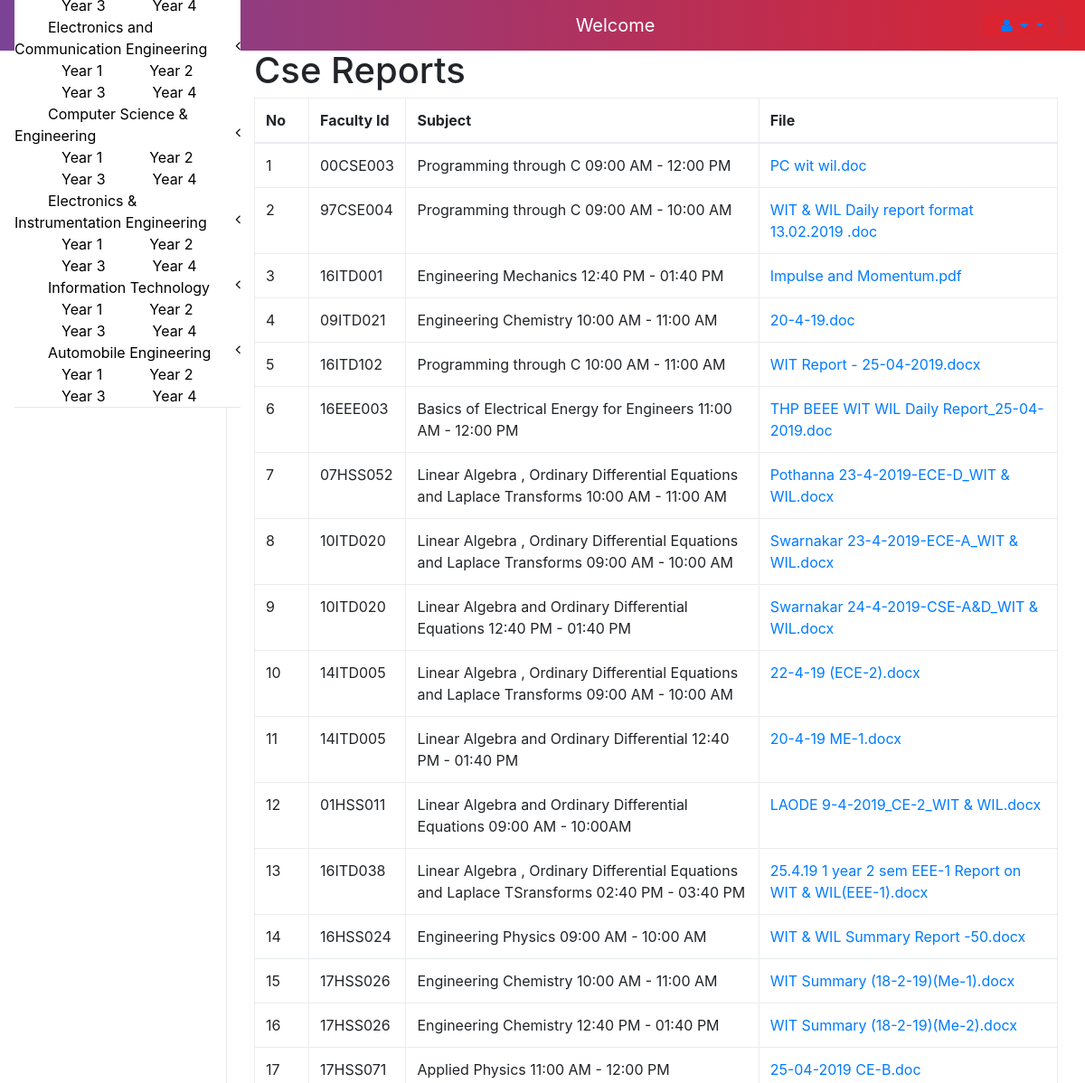
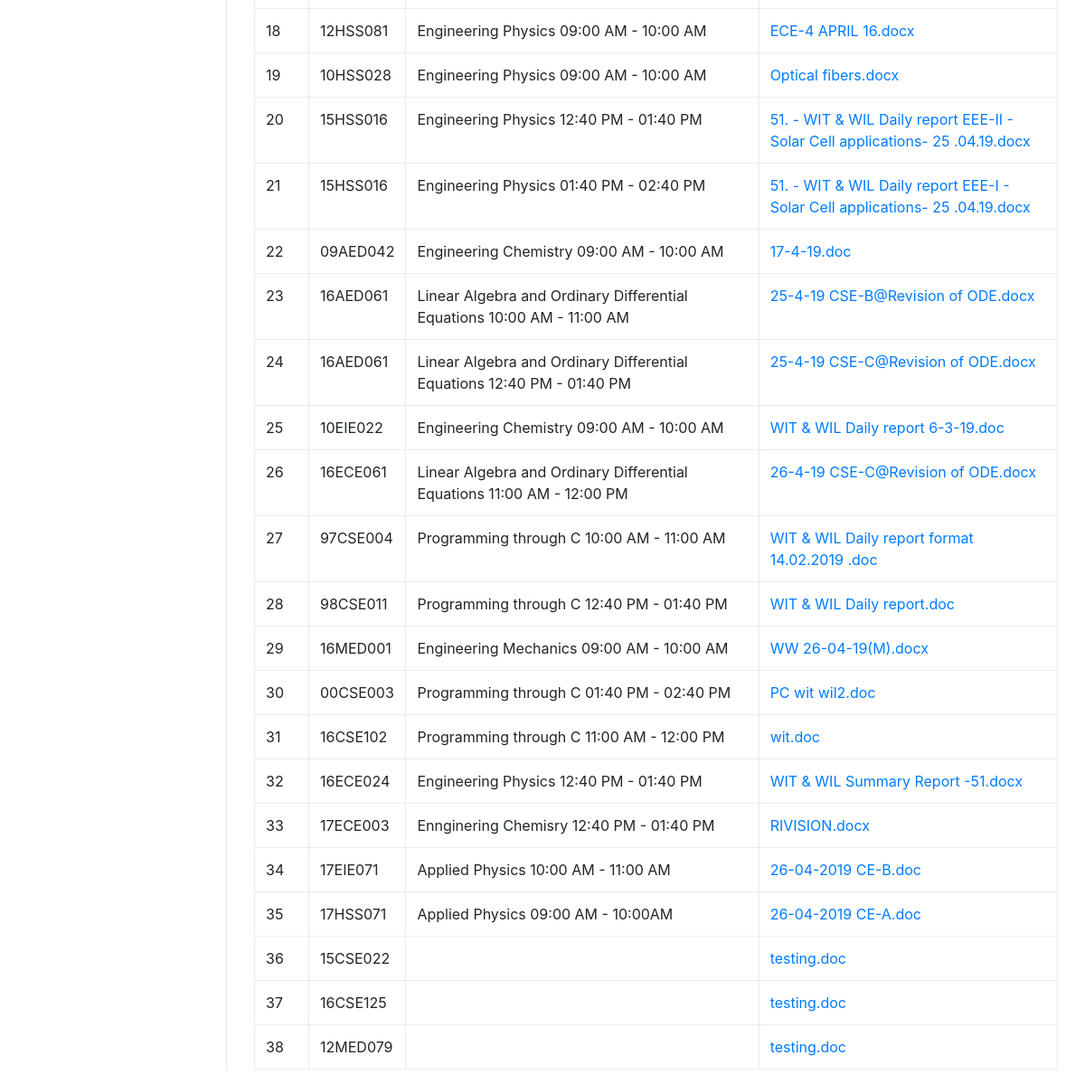
/managementdashboard/cse.php, run on the app's committed database (2 pictures, top to bottom).
### tables this page shows
CREATE TABLE `presentation` (
  `id` int(10) NOT NULL,
  `file` longblob NOT NULL,
  `fid` varchar(50) NOT NULL,
  `subject` varchar(200) NOT NULL,
  `date` date NOT NULL
);

### managementdashboard/cse.php (the view, shortened to what this page needs)
<!DOCTYPE html>
<html lang="en">
<head>
    <link href="../vendor/bootstrap/css/bootstrap.min.css" rel="stylesheet">
    <link href="../vendor/metisMenu/metisMenu.min.css" rel="stylesheet">
    <link href="../dist/css/sb-admin-2.css" rel="stylesheet">
    <link href="../vendor/morrisjs/morris.css" rel="stylesheet">
    <link href="../vendor/font-awesome/css/font-awesome.min.css" rel="stylesheet" type="text/css">
</head>
<body id="grad1">
<div id="wrapper" >
        <nav class="navbar navbar-default navbar-static-top" role="navigation" style="margin-bottom: 0" id="grad2">
             <a class="navbar-brand" > <strong><font color="white">VNR VJIET- WIT & WIL &nbsp; &nbsp; &nbsp;</strong></font></a>
            <a class="navbar-brand" > &nbsp;&nbsp;<font size="" color="white">Welcome  </font>
           </a> <ul class="nav navbar-top-links navbar-right" id="grad2">
                <li class="dropdown" id="grad3">
                    <a class="dropdown-toggle" data-toggle="dropdown" href="#">
                        <i class="fa fa-user fa-fw"></i> <i class="fa fa-caret-down"></i>
                    </a>
                </li>
            </ul>
            <div class="navbar-default sidebar" role="navigation" id="grad1">
                <div class="sidebar-nav navbar-collapse" id="grad1">
                    <ul class="nav" id="side-menu" id="grad1">
                        <li>
                            <ul  class="nav nav-second-level">
								<li>
									<ul class="nav nav-third-level">
                                        <li>
                                            <a href="#"> <font color="black">Year 3</a></font>
                                        </li>
                                        <li>
                                            <a href="#"> <font color="black">Year 4</a></font>
                                        </li>
                                    </ul>
                                </li>
                                <li>
                                    <a href="#"><font color="black">Electronics and Communication Engineering<span class="fa arrow"></a></font>
									<ul class="nav nav-third-level">
                                         <li>
                                            <a href="#"> <font color="black">Year 1</a></font>
                                        </li>
                                        <li>
                                            <a href="#"> <font color="black">Year 2</a></font>
                                        </li>
                                        <li>
                                            <a href="#"> <font color="black">Year 3</a></font>
                                        </li>
                                        <li>
                                            <a href="#"> <font color="black">Year 4</a></font>
                                        </li>
                                    </ul>
                                </li>
								<li>
                                    <a href="#"><font color="black">Computer Science & Engineering<span class="fa arrow"></a></font>
									<ul class="nav nav-third-level">
                                         <li>
                                            <a href="#"> <font color="black">Year 1</a></font>
                                        </li>
                                        <li>
                                            <a href="#"> <font color="black">Year 2</a></font>
                                        </li>
                                        <li>
                                            <a href="#"> <font color="black">Year 3</a></font>
                                        </li>
                                        <li>
                                            <a href="#"> <font color="black">Year 4</a></font>
                                        </li>
                                    </ul>
                                </li>
                                <li>
                                    <a href="#"><font color="black">Electronics & Instrumentation Engineering<span class="fa arrow"></a></font>
									<ul class="nav nav-third-level">
                                         <li>
                                            <a href="#"> <font color="black">Year 1</a></font>
                                        </li>
                                        <li>
                                            <a href="#"> <font color="black">Year 2</a></font>
                                        </li>
                                        <li>
                                            <a href="#"> <font color="black">Year 3</a></font>
                                        </li>
                                        <li>
                                            <a href="#"> <font color="black">Year 4</a></font>
                                        </li>
                                    </ul>
                                </li>
								<li>
                                    <a href="#"><font color="black">Information Technology<span class="fa arrow"></a></font>
									<ul class="nav nav-third-level">
                                         <li>
                                            <a href="#"> <font color="black">Year 1</a></font>
                                        </li>
                                        <li>
                                            <a href="#"> <font color="black">Year 2</a></font>
                                        </li>
                                        <li>
                                            <a href="#"> <font color="black">Year 3</a></font>
                                        </li>
                                        <li>
                                            <a href="#"> <font color="black">Year 4</a></font>
                                        </li>
                                    </ul>
                                </li>
                                <li>
                                    <a href="#"><font color="black">Automobile Engineering<span class="fa arrow"></a></font>
									<ul class="nav nav-third-level">
                                         <li>
                                            <a href="#"> <font color="black">Year 1</a></font>
                                        </li>
                                        <li>
                                            <a href="#"> <font color="black">Year 2</a></font>
                                        </li>
                                        <li>
                                            <a href="#"> <font color="black">Year 3</a></font>
                                        </li>
                                        <li>
                                            <a href="#"> <font color="black">Year 4</a></font>
                                        </li>
                                    </ul>
                                </li>
                            </ul>
                        </li>
                    </ul>
                </div>
            </div>
        </nav>
        <div id="page-wrapper">
            <div class="row">
                <div class="col-lg-12">
                    <h1 class="page-header">Cse Reports</h1>
                </div>
            </div>
		<table class="table table-bordered">
              <thead>
                <tr>
                  <th width="60px"> No</th>
				  <th>Faculty Id</th>
                  <th>Subject</th>
                  <th>File</th>
                </tr>
              </thead>
              <tbody>
			  <?php
	$con = mysqli_connect('localhost','root','');
	mysqli_select_db($con,'timetable');
			    $no=1;
				$result = mysqli_query($con,"SELECT * FROM presentation");
				while($data = mysqli_fetch_object($result) ):
			  ?>
                <tr>
				  <td><?php echo $no;?></td>
                  <td><?php echo $data->fid ?></td>
                  <td><?php echo $data->subject?></td>
				  <td><a href="download.php" target="new"><?php echo $data->file?></a></td>
                </tr>
			  <?php
				$no++;
				endwhile;
			  ?>
              </tbody>
		</table>
         </div>
    </div>
</body>
</html>

### managementdashboard/cse.php (style rules this page uses)
#grad1 { background-color: white; }
#grad2 { background: linear-gradient(to right,#7b4397 0%,#dc2430 100%); }
#grad3 { background-color:#dc2430; }

### data on the page
presentation: fid "00CSE003", subject "Programming through C 09:00 AM - 12:00 PM", file "PC wit wil.doc"
presentation: fid "97CSE004", subject "Programming through C 09:00 AM - 10:00 AM", file "WIT & WIL Daily report format 13.02.2019 .doc"
presentation: fid "16ITD001", subject "Engineering Mechanics 12:40 PM - 01:40 PM", file "Impulse and Momentum.pdf"
presentation: fid "09ITD021", subject "Engineering Chemistry 10:00 AM - 11:00 AM", file "20-4-19.doc"
presentation: fid "16ITD102", subject "Programming through C 10:00 AM - 11:00 AM", file "WIT Report - 25-04-2019.docx"
presentation: fid "16EEE003", subject "Basics of Electrical Energy for Engineers 11:00 AM - 12:00 PM", file "THP BEEE WIT WIL Daily Report_25-04-2019.doc"
presentation: fid "07HSS052", subject "Linear Algebra , Ordinary Differential Equations and Laplace Transforms 10:00 AM - 11:00 AM", file "Pothanna 23-4-2019-ECE-D_WIT & WIL.docx"
presentation: fid "10ITD020", subject "Linear Algebra , Ordinary Differential Equations and Laplace Transforms 09:00 AM - 10:00 AM", file "Swarnakar 23-4-2019-ECE-A_WIT & WIL.docx"
presentation: fid "10ITD020", subject "Linear Algebra and Ordinary Differential Equations 12:40 PM - 01:40 PM", file "Swarnakar 24-4-2019-CSE-A&D_WIT & WIL.docx"
presentation: fid "14ITD005", subject "Linear Algebra , Ordinary Differential Equations and Laplace Transforms 09:00 AM - 10:00 AM", file "22-4-19 (ECE-2).docx"
presentation: fid "14ITD005", subject "Linear Algebra and Ordinary Differential 12:40 PM - 01:40 PM", file "20-4-19 ME-1.docx"
presentation: fid "01HSS011", subject "Linear Algebra and Ordinary Differential Equations 09:00 AM - 10:00AM", file "LAODE 9-4-2019_CE-2_WIT & WIL.docx"
presentation: fid "16ITD038", subject "Linear Algebra , Ordinary Differential Equations and Laplace TSransforms 02:40 PM - 03:40 PM", file "25.4.19 1 year 2 sem EEE-1 Report on WIT & WIL(EEE-1).docx"
presentation: fid "16HSS024", subject "Engineering Physics 09:00 AM - 10:00 AM", file "WIT & WIL Summary Report -50.docx"
presentation: fid "17HSS026", subject "Engineering Chemistry 10:00 AM - 11:00 AM", file "WIT Summary (18-2-19)(Me-1).docx"
presentation: fid "17HSS026", subject "Engineering Chemistry 12:40 PM - 01:40 PM", file "WIT Summary (18-2-19)(Me-2).docx"
presentation: fid "17HSS071", subject "Applied Physics 11:00 AM - 12:00 PM", file "25-04-2019 CE-B.doc"
presentation: fid "12HSS081", subject "Engineering Physics 09:00 AM - 10:00 AM", file "ECE-4 APRIL 16.docx"
presentation: fid "10HSS028", subject "Engineering Physics 09:00 AM - 10:00 AM", file "Optical fibers.docx"
presentation: fid "15HSS016", subject "Engineering Physics 12:40 PM - 01:40 PM", file "51. - WIT & WIL Daily report EEE-II - Solar Cell applications- 25 .04.19.docx"
presentation: fid "15HSS016", subject "Engineering Physics 01:40 PM - 02:40 PM", file "51. - WIT & WIL Daily report EEE-I - Solar Cell applications- 25 .04.19.docx"
presentation: fid "09AED042", subject "Engineering Chemistry 09:00 AM - 10:00 AM", file "17-4-19.doc"
presentation: fid "16AED061", subject "Linear Algebra and Ordinary Differential Equations 10:00 AM - 11:00 AM", file "25-4-19 CSE-B@Revision of ODE.docx"
presentation: fid "16AED061", subject "Linear Algebra and Ordinary Differential Equations 12:40 PM - 01:40 PM", file "25-4-19 CSE-C@Revision of ODE.docx"
presentation: fid "10EIE022", subject "Engineering Chemistry 09:00 AM - 10:00 AM", file "WIT & WIL Daily report 6-3-19.doc"
presentation: fid "16ECE061", subject "Linear Algebra and Ordinary Differential Equations 11:00 AM - 12:00 PM", file "26-4-19 CSE-C@Revision of ODE.docx"
presentation: fid "97CSE004", subject "Programming through C 10:00 AM - 11:00 AM", file "WIT & WIL Daily report format 14.02.2019 .doc"
presentation: fid "98CSE011", subject "Programming through C 12:40 PM - 01:40 PM", file "WIT & WIL Daily report.doc"
presentation: fid "16MED001", subject "Engineering Mechanics 09:00 AM - 10:00 AM", file "WW 26-04-19(M).docx"
presentation: fid "00CSE003", subject "Programming through C 01:40 PM - 02:40 PM", file "PC wit wil2.doc"
presentation: fid "16CSE102", subject "Programming through C 11:00 AM - 12:00 PM", file "wit.doc"
presentation: fid "16ECE024", subject "Engineering Physics 12:40 PM - 01:40 PM", file "WIT & WIL Summary Report -51.docx"
presentation: fid "17ECE003", subject "Ennginering Chemisry 12:40 PM - 01:40 PM", file "RIVISION.docx"
presentation: fid "17EIE071", subject "Applied Physics 10:00 AM - 11:00 AM", file "26-04-2019 CE-B.doc"
presentation: fid "17HSS071", subject "Applied Physics 09:00 AM - 10:00AM", file "26-04-2019 CE-A.doc"
presentation: fid "15CSE022", file "testing.doc"
presentation: fid "16CSE125", file "testing.doc"
presentation: fid "12MED079", file "testing.doc"
